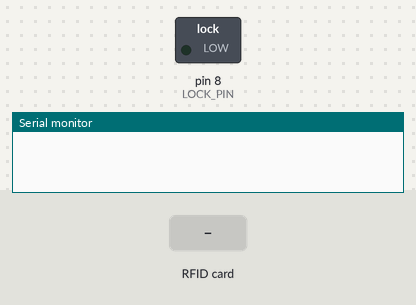
Recording of a sketch running on a simulated Arduino Uno, built with avr-gcc and run on an emulated ATmega328P. Parts: switched loads named in the sketch (green lamp = pin HIGH), the last lines printed to the serial monitor. The test bench sets the inputs (shaded band). Pins used as bus, display or sensor lines are not drawn.

Above: at 1.2 s.
1.3 s: RFID card D0 E1 0B 18 held to the reader
At 2.7 s:
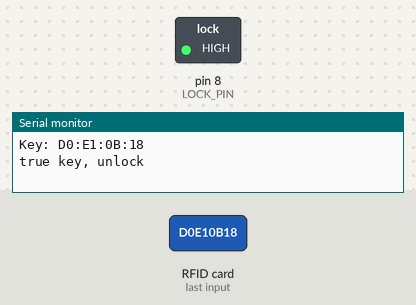
Timing chart, 0 to 12.8 s (numbered marks = the images above; inputs shaded):
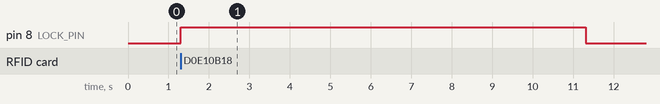

The sketch:

ElectronicLock.ino
```cpp
#include <SPI.h>
#include <MFRC522.h>

#define SS_PIN 10
#define RST_PIN 9
#define LOCK_PIN 8

MFRC522 rfid(SS_PIN, RST_PIN);

void setup() {
	Serial.begin(9600);
	SPI.begin();
	rfid.PCD_Init();

	pinMode(LOCK_PIN, OUTPUT);
	digitalWrite(LOCK_PIN, LOW);
}

void loop() {
	if (!rfid.PICC_IsNewCardPresent() || !rfid.PICC_ReadCardSerial())
		return;

	String strID = "";
	for (byte i = 0; i < 4; i++) {
		strID += (rfid.uid.uidByte[i] < 0x10 ? "0" : "") + String(rfid.uid.uidByte[i], HEX) + (i!=3 ? ":" : "");
	}
	strID.toUpperCase();

	Serial.print("Key: ");
	Serial.println(strID);

	if (strID.indexOf("D0:E1:0B:18") >= 0) {
		Serial.println("true key, unlock");
		digitalWrite(LOCK_PIN, HIGH);
		delay(10000);
		Serial.println("time out, lock");
		digitalWrite(LOCK_PIN, LOW);
	} else {
		Serial.println("wrong key, lock");
	}

	rfid.PICC_HaltA();
	rfid.PCD_StopCrypto1();
}
```

Measured:
- after the input at 1.3 s, pin 8 (LOCK_PIN): LOW → HIGH at once, → LOW 10.0 s later
